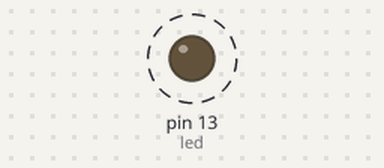
Recording of a sketch running on a simulated Arduino Uno, built with avr-gcc and run on an emulated ATmega328P. Shown: output pins drawn as LEDs (lit = HIGH). Dashed ring = blinking.

Above: at 0.5 s.
Timing chart, 0 to 4.6 s (numbered marks = the images above):
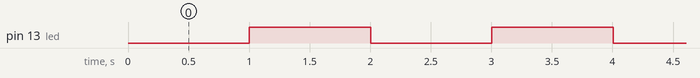

The sketch:

listing4-2.ino
```cpp
//blink program using the Arduino internal timer
const int led = 13;
unsigned long oldTime; //long used to allocate memory to large numbers
unsigned long newTime; // unsigned means no negative values
unsigned int timeDelay;
boolean ledOn;

void setup() {
  pinMode (led, OUTPUT);
}

void loop() {
  newTime = millis();
  timeDelay = (newTime - oldTime);

  if (timeDelay > 1000 && ledOn == 0) { //Note: && is the AND function
    digitalWrite (led, HIGH);
    ledOn = 1;
    oldTime = newTime;
    timeDelay = 0;
  }

  if (timeDelay > 1000 && ledOn == 1) {
    digitalWrite (led, LOW);
    ledOn = 0;
    oldTime = newTime;
    timeDelay = 0;
  }
}
```

Measured:
- by itself, pin 13 (led): alternates HIGH for 1.0 s and LOW for 1.0 s
